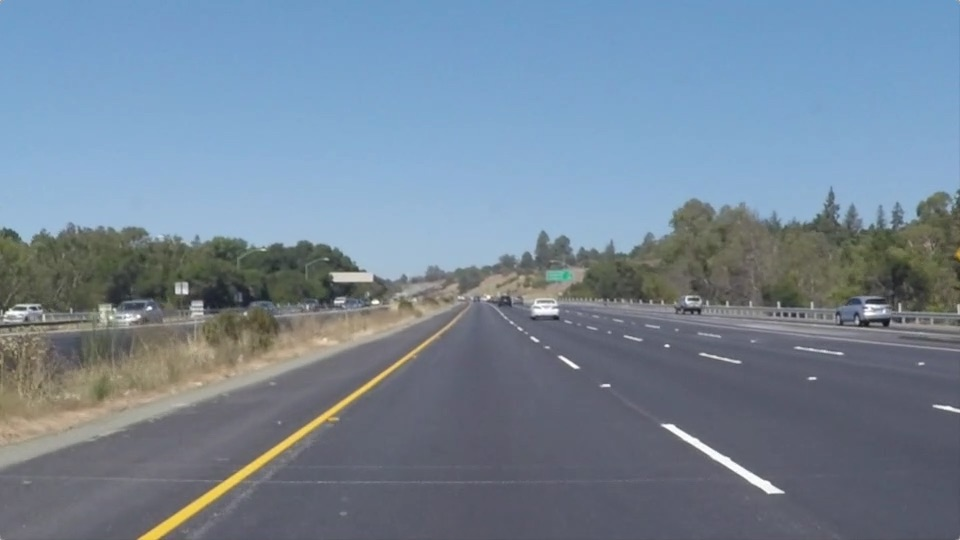
#> input picture test_images/solidYellowLeft.jpg, 960 x 540 px, found by its file name
$ jupyter execute --allow-errors P1.ipynb   (shell and % lines are left out)
#> lines starting #> are read from the running program, lines starting #| are printed output that depends on the picture; after the words box and inside, x2 and y2 are one past the last pixel; in counts of white or black regions, pixels touching at a corner belong together
# Self-Driving Car Engineer Nanodegree
## Term 1, Project 1: **Finding Lane Lines on the Road**
### Jupyter Notebook for Project: CarND-LaneLines-P1

[cell 1]
# Import packages, and setup associated shorthand names.
import matplotlib.pyplot as plt
import matplotlib.image as mpimg
import numpy as np
import cv2
import math
from moviepy.editor import VideoFileClip
from IPython.display import HTML

[cell 2]
# Define helpful functions
def grayscale(img):
    """Applies the Grayscale transform
    This will return an image with only one color channel
    but NOTE: to see the returned image as grayscale
    (assuming your grayscaled image is called 'gray')
    you should call plt.imshow(gray, cmap='gray')"""
    return cv2.cvtColor(img, cv2.COLOR_RGB2GRAY)
    # Or use BGR2GRAY if you read an image with cv2.imread()
    # return cv2.cvtColor(img, cv2.COLOR_BGR2GRAY)

def gaussian_blur(img, kernel_size):
    """Applies a Gaussian Noise kernel"""
    return cv2.GaussianBlur(img, (kernel_size, kernel_size), 0)

def canny(img, low_threshold, high_threshold):
    """Applies the Canny transform"""
    return cv2.Canny(img, low_threshold, high_threshold)

def region_of_interest(img, vertices):
    """
    Applies an image mask.

    Only keeps the region of the image defined by the polygon
    formed from `vertices`. The rest of the image is set to black.
    """
    #defining a blank mask to start with
    mask = np.zeros_like(img)

    #defining a 3 channel or 1 channel color to fill the mask with depending on the input image
    if len(img.shape) > 2:
        channel_count = img.shape[2]  # i.e. 3 or 4 depending on your image
        ignore_mask_color = (255,) * channel_count
    else:
        ignore_mask_color = 255

    #filling pixels inside the polygon defined by "vertices" with the fill color
    cv2.fillPoly(mask, vertices, ignore_mask_color)

    #returning the image only where mask pixels are nonzero
    masked_image = cv2.bitwise_and(img, mask)
    return masked_image

def draw_lines(img, lines, color=[255, 0, 0], thickness=5):
    """
    Average/extrapolate the line segments you detect to map out the full
    extent of the lane. Separate line segments by their
    slope ((y2-y1)/(x2-x1)) to decide which segments are part of the left
    line vs. the right line.  Then, average the position of each of
    the lines and extrapolate to the top and bottom of the lane.

    NOTE: The input parameter "lines" is a structure array, whose format
    matches that of the return value (of an earlier call to)
    cv2.HoughLinesP.
    "lines" length equals the number of merged line segments found.
    Each element of the structure array has these fields:
      point1    End-point of the line segment; two-element vector
      point2    End-point of the line segment; two-element vector
      length    Distance between point1 and point2
      theta     Angle (in degrees) of the Hough transform bin
      rho       Rho-axis position of the Hough transform bin

    This function draws `lines` with `color` and `thickness`.
    Lines are drawn on the image inplace (mutates the image).
    If you want to make the lines semi-transparent, think about combining
    this function with the weighted_img() function below
    """
    # initialize working variables; for calculating average slope, & upper-most(on screen) y coords
    right_x1_total = 0.0; right_x2_total = 0.0; right_y1_total = 0.0; right_y2_total = 0.0
    left_x1_total = 0.0; left_x2_total = 0.0; left_y1_total = 0.0; left_y2_total = 0.0
    right_line_count = 0; left_line_count = 0 # number of lines to be averaged for right and left lanes
    ysize = img.shape[0] # Pull out the y size of the image
    right_lowest_y1 = ysize-160 # lowest y1 - upper-most(on screen) y coord found in all the left lane lines
    left_lowest_y1 = ysize-160  # lowest y1 - upper-most(on screen) y coord found in all the right lane lines

    # Prepare to calculate average slope of right and left lane lines
    for line in lines:
        for x1,y1,x2,y2 in line:
            slope=(y2-y1)/(x2-x1) # slope of this line
            if (slope>0.0):
                # process a right lane line, as long as it isn't an outlier
                if x1 > 480:
                    right_line_count += 1
                    right_x1_total += x1; right_x2_total += x2; right_y1_total += y1; right_y2_total += y2
                    if y1 < right_lowest_y1:
                        right_lowest_y1 = y1
            else:
                # process a left lane line, as long as it isn't an outlier
                if x1 < 470:
                    # process a left lane line
                    left_line_count += 1
                    left_x1_total += x1; left_x2_total += x2; left_y1_total += y1; left_y2_total += y2
                    if y1 < left_lowest_y1:
                        left_lowest_y1 = y1

    if right_line_count > 0:
        # calculate average (x1,y1)(x2,y2) coords of right lane lines
        right_x1_avg = int(right_x1_total/right_line_count)
        right_y1_avg = int(right_y1_total/right_line_count)
        right_x2_avg = int(right_x2_total/right_line_count)
        right_y2_avg = int(right_y2_total/right_line_count)
        right_avg_slope = (right_y2_avg-right_y1_avg)/(right_x2_avg-right_x1_avg)
        # Figure out (extrapolate) the lower (on screen; higher numerically) xcoords of the lane lines
        # (by solving for x2 in the slope equation for a line)
        right_lower_xcoord = int((ysize - right_y1_avg)/right_avg_slope + right_x1_avg)
        right_upper_xcoord = int(-((right_y2_avg - right_lowest_y1)/right_avg_slope - right_x2_avg))
        # Draw extrapolated right and left lane lines
        color=[255, 0, 0]
        cv2.line(img, (right_upper_xcoord, right_lowest_y1), (right_lower_xcoord, ysize), color, thickness)

    if left_line_count > 0:
        left_x1_avg = int(left_x1_total/left_line_count)
        left_y1_avg = int(left_y1_total/left_line_count)
        left_x2_avg = int(left_x2_total/left_line_count)
        left_y2_avg = int(left_y2_total/left_line_count)
        left_avg_slope = (left_y2_avg-left_y1_avg)/(left_x2_avg-left_x1_avg)
        left_lower_xcoord = int((ysize - left_y1_avg)/left_avg_slope + left_x1_avg)
        left_upper_xcoord = int(-((left_y2_avg - left_lowest_y1)/left_avg_slope - left_x2_avg))
        color=[255, 0, 0]
        cv2.line(img, (left_upper_xcoord, left_lowest_y1), (left_lower_xcoord, ysize), color, thickness)

def hough_lines(img, rho, theta, threshold, min_line_len, max_line_gap):
    """
    `img` should be the output of a Canny transform.

    Returns an image with hough lines drawn.
    """
    lines = cv2.HoughLinesP(img, rho, theta, threshold, np.array([]), minLineLength=min_line_len, maxLineGap=max_line_gap)
    line_img = np.zeros((img.shape[0], img.shape[1], 3), dtype=np.uint8)
    draw_lines(line_img, lines)
    return line_img

def weighted_img(img, initial_img, α=0.8, β=1., λ=0.):
    """
    `img` is the output of the hough_lines(), An image with lines drawn on it.
    Should be a blank image (all black) with lines drawn on it.

    `initial_img` should be the image before any processing.

    The result image is computed as follows:

    initial_img * α + img * β + λ
    NOTE: initial_img and img must be the same shape!
    """
    return cv2.addWeighted(initial_img, α, img, β, λ)

[cell 3]
# Define the function containing the Lane Detection Pipeline
def process_image(img):
    """
    `img` should be the initial image.

    The result is an image with highlighted lane lines overlayed
    on the initial image.
    """
    # convert the initial image to grayscale
    gray = grayscale(img)

    # Apply Gaussian smoothing with kernel size of 5, on the gray scale image,
    # to create blurred Gray Scale image
    blur_gray = cv2.GaussianBlur(gray,(5, 5),0)

    # Apply Canny transform with low_threshold of 45, and high_threshold of 160,
    # on the blurred Gray Scale image, to create a blurred Canny transformed image
    edges = cv2.Canny(blur_gray, 45, 160)

    # Define a four sided polygon to mask
    imshape = img.shape
    vertices = np.array([[(40,imshape[0]),(440, 324), (510, 324), (imshape[1]-30,imshape[0])]], dtype=np.int32)

    # Create an image with edges masked, from the blurred Canny transformed image
    masked_img = region_of_interest(edges, vertices)

    # Create a line image, to be used to overlay on original image, using function hough_lines,
    # with parameters: rho=2, theta=np.pi/180, threshold=3, min_line_len=11, max_line_gap=7
    line_img = hough_lines(masked_img, 2, np.pi/180, 3, 12, 6)

    # Overlay the line image on top of the original image, to create the final image
    return weighted_img(line_img, img, α=0.8, β=1., λ=0.)

## process_image pipeline function Test Images

[cell 4]
# Perform tests of the process_image pipeline function,
# using all images from the test_images directory,
# saving all output files to the test_images_output directory;
# as instructed in the Test Images & Build a Lane Finding Pipeline sections
# of the CarND-LaneLines-P1-master/P1.ipynb file.
image = mpimg.imread('test_images/solidYellowleft.jpg')
#> image is the input picture: shape (540, 960, 3); mean R, G, B 116.5, 133.6, 150.8
final_img = process_image(image)
#> in process_image, `edges = cv2.Canny(blur_gray, 45, 160)`:
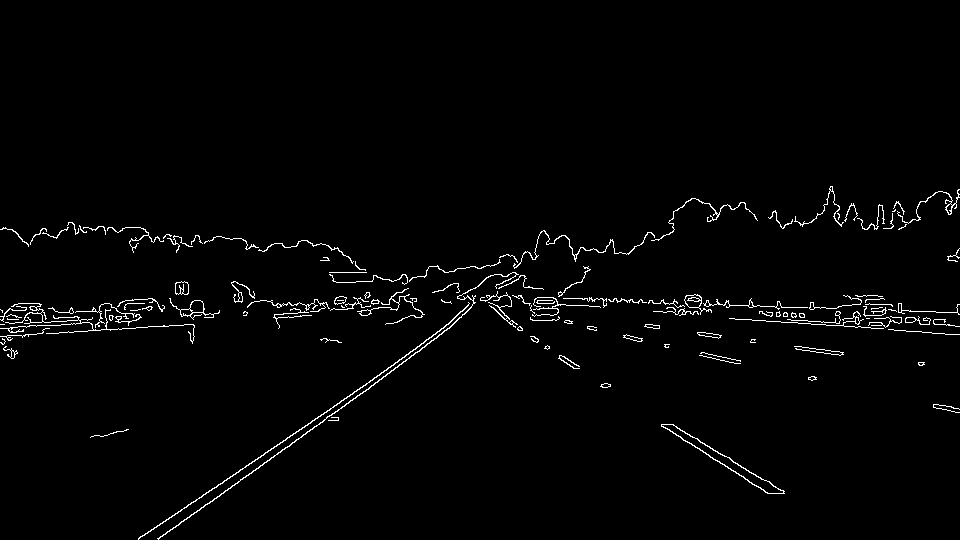
#> edges: shape (540, 960); 1.8% white in thin lines or dots, all inside (x1, y1, x2, y2) = (0, 186, 960, 540)
#> in hough_lines, `lines = cv2.HoughLinesP(img, rho, theta, threshold, np.array([]), minL..`: lines = 31 rows, first 6: [245, 477, 424, 347], [175, 527, 205, 504], [669, 424, 745, 468], [254, 461, 431, 337], [561, 355, 578, 366], [661, 424, 767, 493]
#> the loop in draw_lines, `for line in lines:` made 31 passes
#> after the loop in draw_lines, `for line in lines:`: left_line_count = 19; left_lowest_y1 = 334; left_x1_total = 4879; left_x2_total = 5693; left_y1_total = 8790; left_y2_total = 8218; right_line_count = 11; right_lowest_y1 = 324; right_x1_total = 7078; right_x2_total = 7472; right_y1_total = 4497; right_y2_total = 4742
#> in draw_lines, `right_x1_avg = int(right_x1_total/right_line_count)`: right_x1_avg = 643
#> in draw_lines, `right_y1_avg = int(right_y1_total/right_line_count)`: right_y1_avg = 408
#> in draw_lines, `right_x2_avg = int(right_x2_total/right_line_count)`: right_x2_avg = 679
#> in draw_lines, `right_y2_avg = int(right_y2_total/right_line_count)`: right_y2_avg = 431
#> in draw_lines, `right_avg_slope = (right_y2_avg-right_y1_avg)/(right_x2_avg-right_x1_a..`: right_avg_slope = 0.639
#> in draw_lines, `right_lower_xcoord = int((ysize - right_y1_avg)/right_avg_slope + righ..`: right_lower_xcoord = 849
#> in draw_lines, `right_upper_xcoord = int(-((right_y2_avg - right_lowest_y1)/right_avg_..`: right_upper_xcoord = 511
#> in draw_lines, `left_x1_avg = int(left_x1_total/left_line_count)`: left_x1_avg = 256
#> in draw_lines, `left_y1_avg = int(left_y1_total/left_line_count)`: left_y1_avg = 462
#> in draw_lines, `left_x2_avg = int(left_x2_total/left_line_count)`: left_x2_avg = 299
#> in draw_lines, `left_y2_avg = int(left_y2_total/left_line_count)`: left_y2_avg = 432
#> in draw_lines, `left_avg_slope = (left_y2_avg-left_y1_avg)/(left_x2_avg-left_x1_avg)`: left_avg_slope = -0.698
#> in draw_lines, `left_lower_xcoord = int((ysize - left_y1_avg)/left_avg_slope + left_x1..`: left_lower_xcoord = 144
#> in draw_lines, `left_upper_xcoord = int(-((left_y2_avg - left_lowest_y1)/left_avg_slop..`: left_upper_xcoord = 439
mpimg.imsave('test_images_output/solidYellowleft.jpg',final_img)
image = mpimg.imread('test_images/solidWhiteRight.jpg')
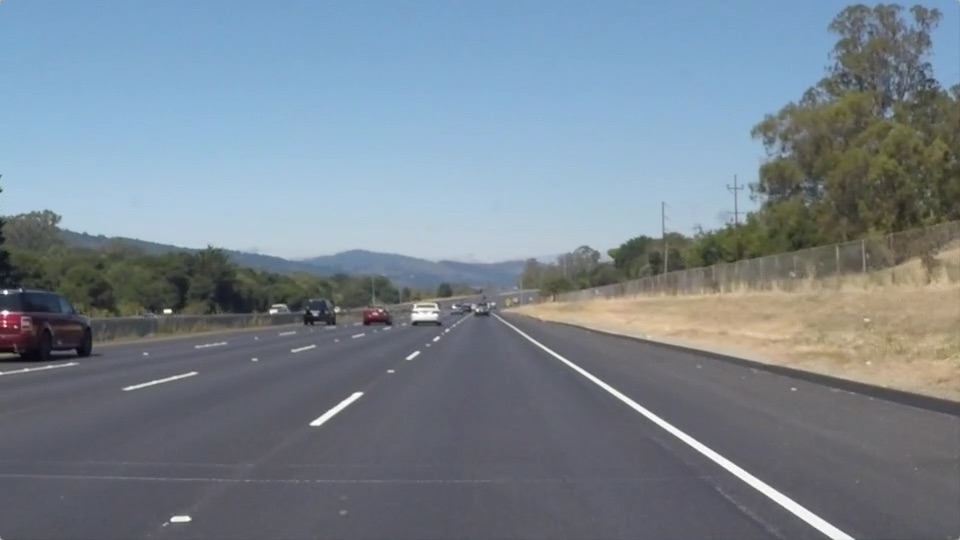
#> input picture test_images/solidWhiteRight.jpg, 960 x 540 px
#> image is the input picture: shape (540, 960, 3); mean R, G, B 120.3, 132.6, 143.7
final_img = process_image(image)
#> in hough_lines (call 2), `lines = cv2.HoughLinesP(img, rho, theta, threshold, np.array([]), minL..`: lines = 28 rows, first 6: [544, 345, 578, 367], [612, 394, 831, 537], [505, 324, 726, 468], [625, 395, 714, 452], [817, 515, 853, 538], [767, 484, 807, 510]
#> the loop in draw_lines (call 2), `for line in lines:` made 28 passes
mpimg.imsave('test_images_output/solidWhiteRight.jpg',final_img)
image = mpimg.imread('test_images/SolidWhiteCurve.jpg')
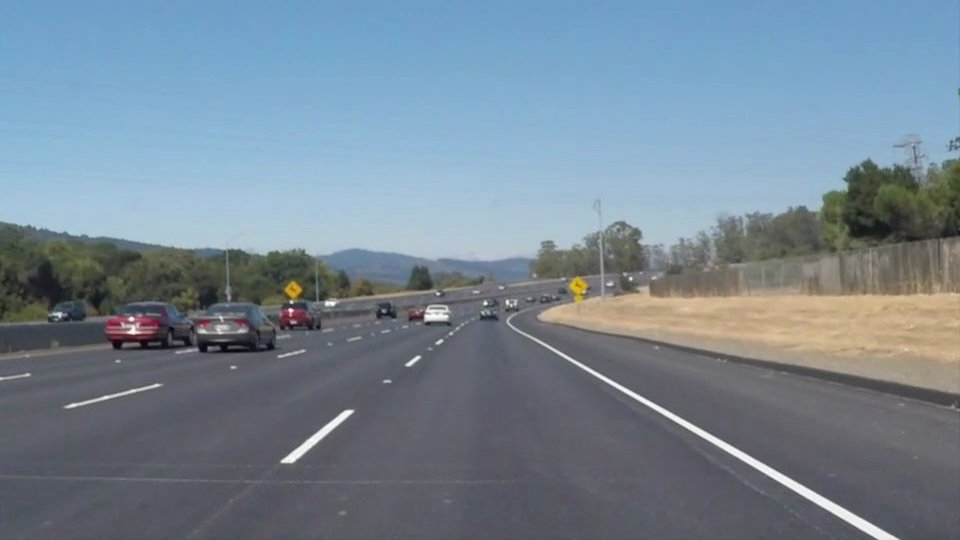
#> input picture test_images/solidWhiteCurve.jpg, 960 x 540 px, found by its file name
#> image is the input picture: shape (540, 960, 3); mean R, G, B 118.5, 134.5, 148.1
final_img = process_image(image)
#> in region_of_interest (call 3), `masked_image = cv2.bitwise_and(img, mask)`:
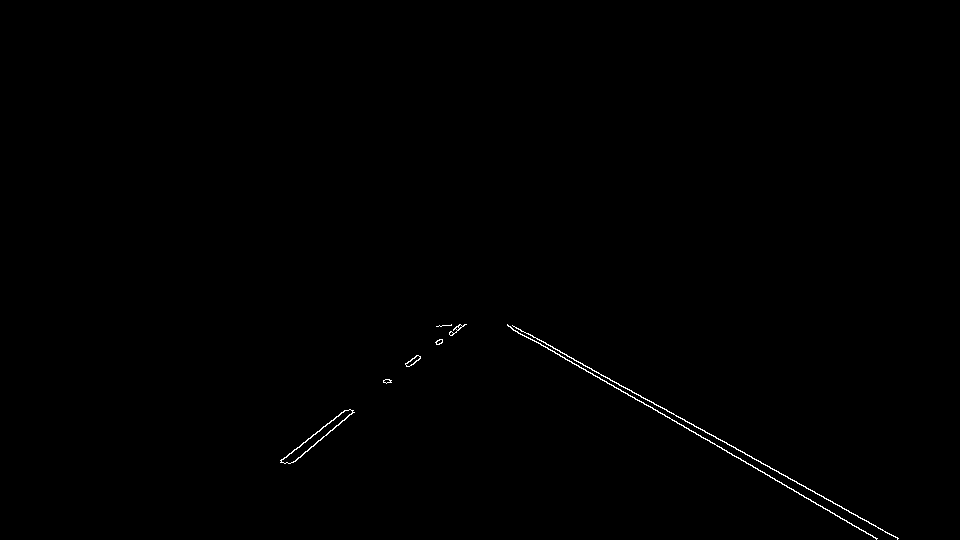
#> masked_image: shape (540, 960); 0.31% white in thin lines or dots, all inside (x1, y1, x2, y2) = (280, 324, 899, 540)
#> in hough_lines (call 3), `lines = cv2.HoughLinesP(img, rho, theta, threshold, np.array([]), minL..`: lines = 15 rows, first 6: [507, 325, 876, 538], [514, 326, 898, 538], [408, 366, 420, 358], [300, 457, 352, 412], [281, 460, 346, 410], [293, 462, 330, 430]
#> call 3 of draw_lines, with lines = array of shape (15, 1, 4), thickness = 5
#> the loop in draw_lines (call 3), `for line in lines:` made 15 passes
#> after the loop in draw_lines (call 3), `for line in lines:`: left_line_count = 9; left_lowest_y1 = 326; left_x1_total = 3161; left_x2_total = 3444; left_y1_total = 3674; left_y2_total = 3459; right_line_count = 6; right_lowest_y1 = 325; right_x1_total = 3231; right_x2_total = 4563; right_y1_total = 2046; right_y2_total = 2800
#> in draw_lines (call 3), `right_x1_avg = int(right_x1_total/right_line_count)`: right_x1_avg = 538
#> in draw_lines (call 3), `right_y1_avg = int(right_y1_total/right_line_count)`: right_y1_avg = 341
#> in draw_lines (call 3), `right_x2_avg = int(right_x2_total/right_line_count)`: right_x2_avg = 760
#> in draw_lines (call 3), `right_y2_avg = int(right_y2_total/right_line_count)`: right_y2_avg = 466
#> in draw_lines (call 3), `right_avg_slope = (right_y2_avg-right_y1_avg)/(right_x2_avg-right_x1_a..`: right_avg_slope = 0.563
#> in draw_lines (call 3), `right_lower_xcoord = int((ysize - right_y1_avg)/right_avg_slope + righ..`: right_lower_xcoord = 891
#> in draw_lines (call 3), `right_upper_xcoord = int(-((right_y2_avg - right_lowest_y1)/right_avg_..`: right_upper_xcoord = 509
#> in draw_lines (call 3), `left_x1_avg = int(left_x1_total/left_line_count)`: left_x1_avg = 351
#> in draw_lines (call 3), `left_y1_avg = int(left_y1_total/left_line_count)`: left_y1_avg = 408
#> in draw_lines (call 3), `left_x2_avg = int(left_x2_total/left_line_count)`: left_x2_avg = 382
#> in draw_lines (call 3), `left_y2_avg = int(left_y2_total/left_line_count)`: left_y2_avg = 384
#> in draw_lines (call 3), `left_avg_slope = (left_y2_avg-left_y1_avg)/(left_x2_avg-left_x1_avg)`: left_avg_slope = -0.774
#> in draw_lines (call 3), `left_lower_xcoord = int((ysize - left_y1_avg)/left_avg_slope + left_x1..`: left_lower_xcoord = 180
#> in draw_lines (call 3), `cv2.line(img, (left_upper_xcoord, left_lowest_y1), (left_lower_xcoord,..`:
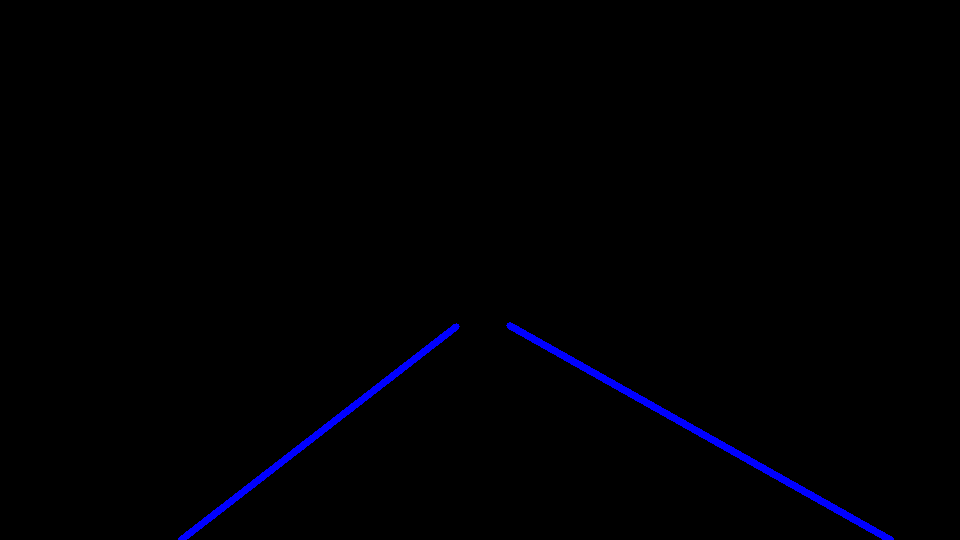
#> img: shape (540, 960, 3); mean of channels 0, 1, 2 2.7, 0, 0; drawn as B, G, R
#> call 3 of weighted_img, with α = 0.8, β = 1, λ = 0
#> in weighted_img (call 3), `return cv2.addWeighted(initial_img, α, img, β, λ)`:
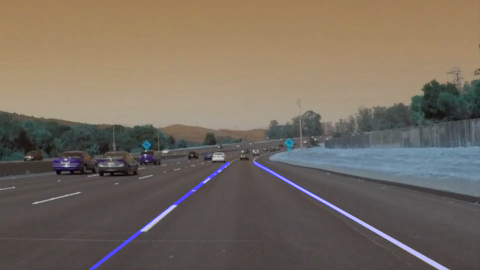
#> returned value: shape (540, 960, 3) (shown at 1/2 size); mean of channels 0, 1, 2 96.1, 107.6, 118.5; drawn as B, G, R
mpimg.imsave('test_images_output/solidWhiteCurve.jpg',final_img)
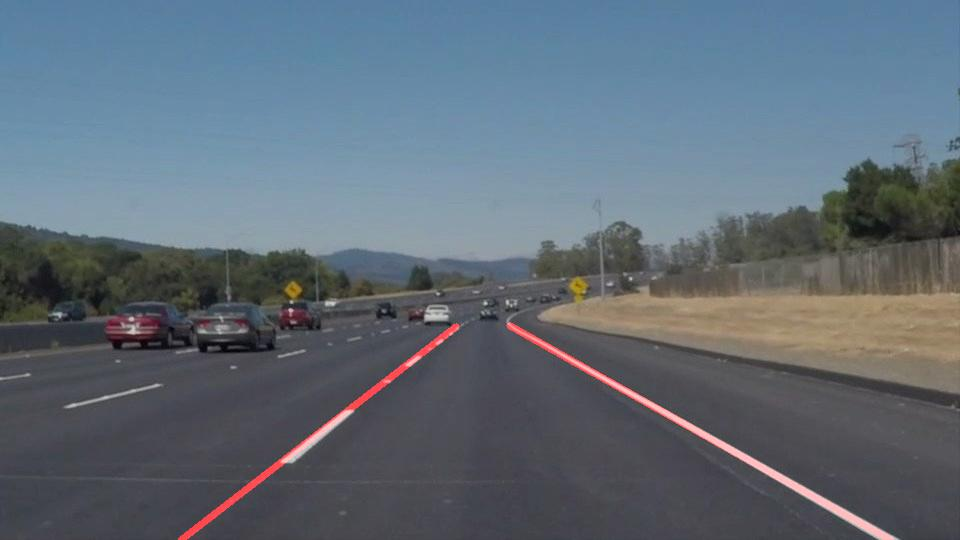
#> saved as solidWhiteCurve.jpg: shape (540, 960, 3); mean R, G, B 96.2, 107.5, 118.6
#> (the rest of this cell did not finish here and is left out)

## process_image pipeline function Video Tests

[cell 5]
# Now test process_image with solidWhiteRight.mp4 video input file;
# and write out the resulting video file to 'test_videos_output' directory
white_output = 'test_videos_output/solidWhiteRight.mp4'
#> white_output = 'test_videos_output/solidWhiteRight.mp4'
#> (the rest of this cell did not finish here and is left out)
